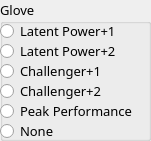
   <widget class="QGroupBox" name="gloveBox">
    <property name="geometry">
     <rect>
      <x>140</x>
      <y>0</y>
      <width>151</width>
      <height>141</height>
     </rect>
    </property>
    <property name="font">
     <font>
      <family>Sans</family>
      <pointsize>10</pointsize>
     </font>
    </property>
    <property name="title">
     <string>Glove</string>
    </property>
    <widget class="QRadioButton" name="latentPower1RadioButton">
     <property name="geometry">
      <rect>
       <x>0</x>
       <y>20</y>
       <width>141</width>
       <height>22</height>
      </rect>
     </property>
     <property name="font">
      <font>
       <family>Sans</family>
       <pointsize>10</pointsize>
      </font>
     </property>
     <property name="text">
      <string>Latent Power+1</string>
     </property>
    </widget>
    <widget class="QRadioButton" name="latentPower2RadioButton">
     <property name="geometry">
      <rect>
       <x>0</x>
       <y>40</y>
       <width>141</width>
       <height>22</height>
      </rect>
     </property>
     <property name="font">
      <font>
       <family>Sans</family>
       <pointsize>10</pointsize>
      </font>
     </property>
     <property name="text">
      <string>Latent Power+2</string>
     </property>
    </widget>
    <widget class="QRadioButton" name="challenger1RadioButton">
     <property name="geometry">
      <rect>
       <x>0</x>
       <y>60</y>
       <width>121</width>
       <height>22</height>
      </rect>
     </property>
     <property name="font">
      <font>
       <family>Sans</family>
       <pointsize>10</pointsize>
      </font>
     </property>
     <property name="text">
      <string>Challenger+1</string>
     </property>
    </widget>
    <widget class="QRadioButton" name="challenger2RadioButton">
     <property name="geometry">
      <rect>
       <x>0</x>
       <y>80</y>
       <width>121</width>
       <height>22</height>
      </rect>
     </property>
     <property name="font">
      <font>
       <family>Sans</family>
       <pointsize>10</pointsize>
      </font>
     </property>
     <property name="text">
      <string>Challenger+2</string>
     </property>
    </widget>
    <widget class="QRadioButton" name="gloveNoneRadioButton">
     <property name="geometry">
      <rect>
       <x>0</x>
       <y>120</y>
       <width>71</width>
       <height>22</height>
      </rect>
     </property>
     <property name="font">
      <font>
       <family>Sans</family>
       <pointsize>10</pointsize>
      </font>
     </property>
     <property name="text">
      <string>None</string>
     </property>
    </widget>
    <widget class="QRadioButton" name="peakPerformanceRadioButton">
     <property name="geometry">
      <rect>
       <x>0</x>
       <y>100</y>
       <width>151</width>
       <height>22</height>
      </rect>
     </property>
     <property name="font">
      <font>
       <family>Sans</family>
       <pointsize>10</pointsize>
      </font>
     </property>
     <property name="text">
      <string>Peak Performance</string>
     </property>
    </widget>
   </widget>
